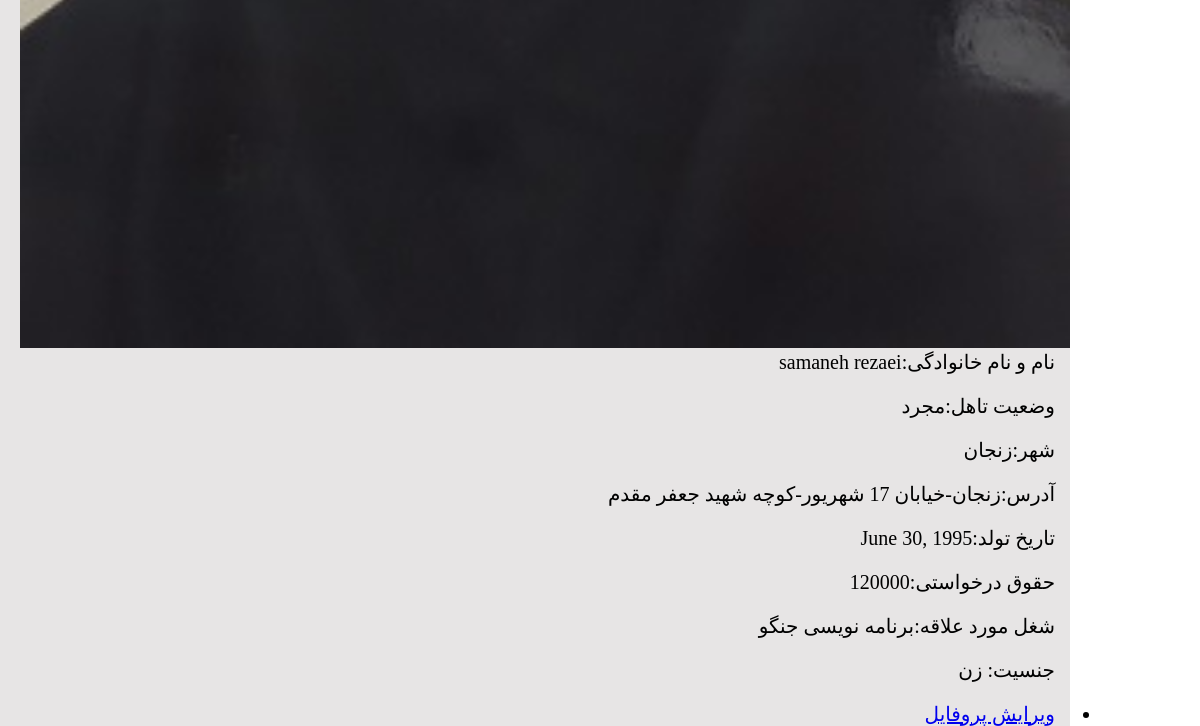
The app's page /accounts/profile/ (signed in, lower part), older data.
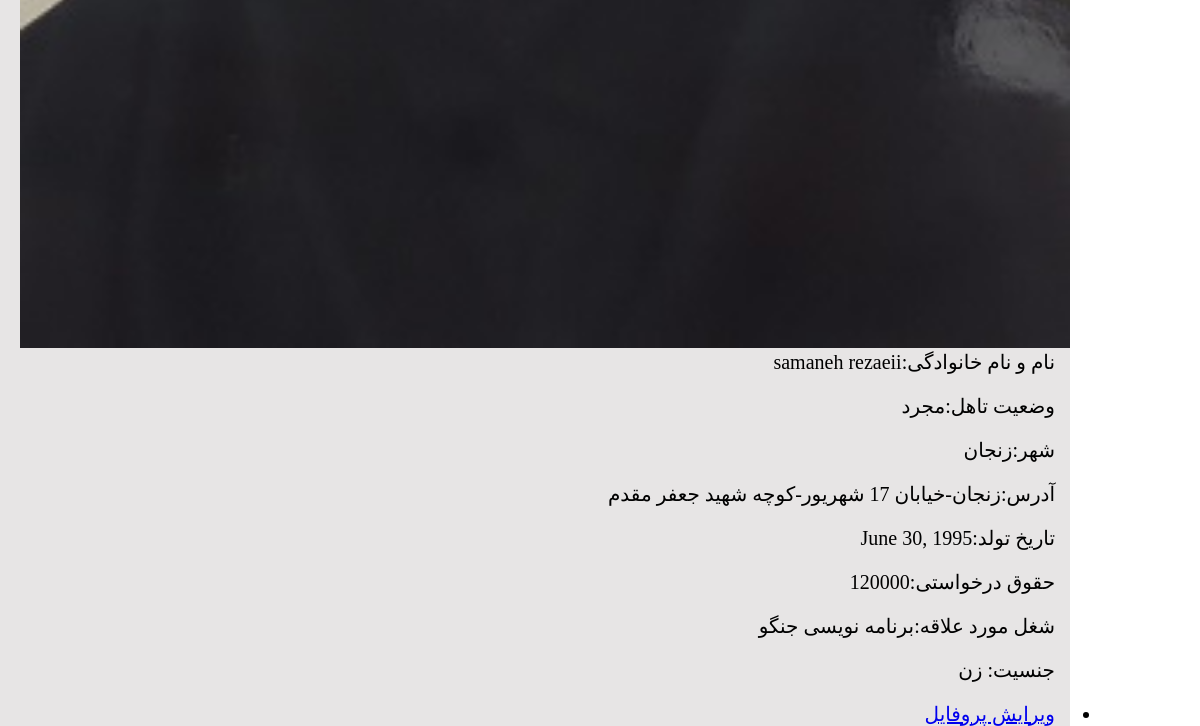
The same page, newer data.
### accounts/models.py (models this page shows)
class ProfileModel(models.Model):
    class Meta:
        verbose_name="پروفایل"
        verbose_name_plural="پروفایل"
    user=models.OneToOneField(User,on_delete=CASCADE,verbose_name="کاربری",related_name="profile")
    male=1
    female=2
    status_choices=((male,"مرد"),(female,"زن"))
    gender=models.IntegerField(choices=status_choices,verbose_name="جنسیت",null=True)
    single=1
    married=2
    status_choices1=((single,"مجرد"),(married,"متاهل"))
    marital_status=models.IntegerField(choices=status_choices1,verbose_name="وضعیت تاهل",null=True)
    city=models.CharField(max_length=100,verbose_name="شهر محل سکونت",null=True)
    address=models.CharField(max_length=300,verbose_name="آدرس",null=True)
    birthday=models.DateField(verbose_name="تاریخ تولد",null=True)
    Expected_Salary=models.IntegerField(verbose_name="حقوق درخواستی",null=True)
    intrested_job=models.CharField(max_length=100,verbose_name="شغل مورد علاقه",null=True)
    ProfileImage=models.ImageField(upload_to='profileimages/',verbose_name="عکس")

### accounts/views.py (the view)
# urls.py: path('profile/',views.profileView),
@login_required
def profileView(request):
    profile=request.user.profile
    context={
        "profile":profile
    }
    return render(request,"accounts/profile.html",context)

### accounts/templates/accounts/profile.html (shortened to what this page needs)
{%load static%}
<!DOCTYPE html>
<html lang="en">
<head>
    <link rel="stylesheet" href="{%static 'css/styless.css'%}">
</head>
<body>
    <body dir="rtl">
        <div class="container bodyy">
            <div class="main_container">
                <div class="nav-md">
            </div>
            <div class="boxxrtl"  style="min-height: 607px;">
                <div >
                    <img src="{{ profile.ProfileImage.url }}" >
                </div>
                <p style="font-size: 20px; text-align: right; padding-right: 15px; margin-bottom: 20px;">نام و نام خانوادگی:</span>{{ profile.user.get_full_name }}</p>
                <p style="font-size: 20px; text-align: right; padding-right: 15px; margin-bottom: 20px;">وضعیت تاهل:{{ profile.get_marital_status_display }}</p>
                <p style="font-size: 20px; text-align: right; padding-right: 15px; margin-bottom: 20px;"> شهر:{{ profile.city }}</p>
                <p style="font-size: 20px; text-align: right; padding-right: 15px; margin-bottom: 20px;">آدرس:{{ profile.address }}</p>
                <p style="font-size: 20px; text-align: right; padding-right: 15px; margin-bottom: 20px;">تاریخ تولد:{{ profile.birthday }}</p>
                <p style="font-size: 20px; text-align: right; padding-right: 15px; margin-bottom: 20px;">حقوق درخواستی:{{ profile.Expected_Salary }}</p>
                <p style="font-size: 20px; text-align: right; padding-right: 15px; margin-bottom: 20px;">شغل مورد علاقه:{{ profile.intrested_job }}</p>
                <p style="font-size: 20px; text-align: right; padding-right: 15px; margin-bottom: 20px;">جنسیت:</span> {{ profile.get_gender_display }}</p>
                <ul >
                    <li style="font-size: 20px; text-align: right; padding-right: 15px; margin-bottom: 20px;"><a href="/accounts/profileEdit"> ویرایش پروفایل</a></li>
                </ul>
            </div>
        </div>
</body>
</html>

### static/css/styless.css (style rules this page uses)
* { margin: 0px; padding: 0px; border: 0px; }
body { font-family: Bnazanin; font-size: 10px; }
.container { width: 100%; margin: 0 auto; background:rgba(255, 255, 255); height: 900px; }
.nav-md { min-height: 100%; width: 130px; padding: 0px; position: absolute; display: -ms-flexbox; display: flex; z-index: 1; }
.boxxrtl { padding: 0; margin-right: 130px; padding-top: 10px; padding-left: 20px; text-align: center; background-color: rgb(231, 229, 229); }
img { width: 100%; height: 100%; object-fit: contain; }

Row changes from the older to the newer data that the page shows:
changed ProfileModel "مجرد": user.get_full_name "samaneh rezaei" → "samaneh rezaeii"
